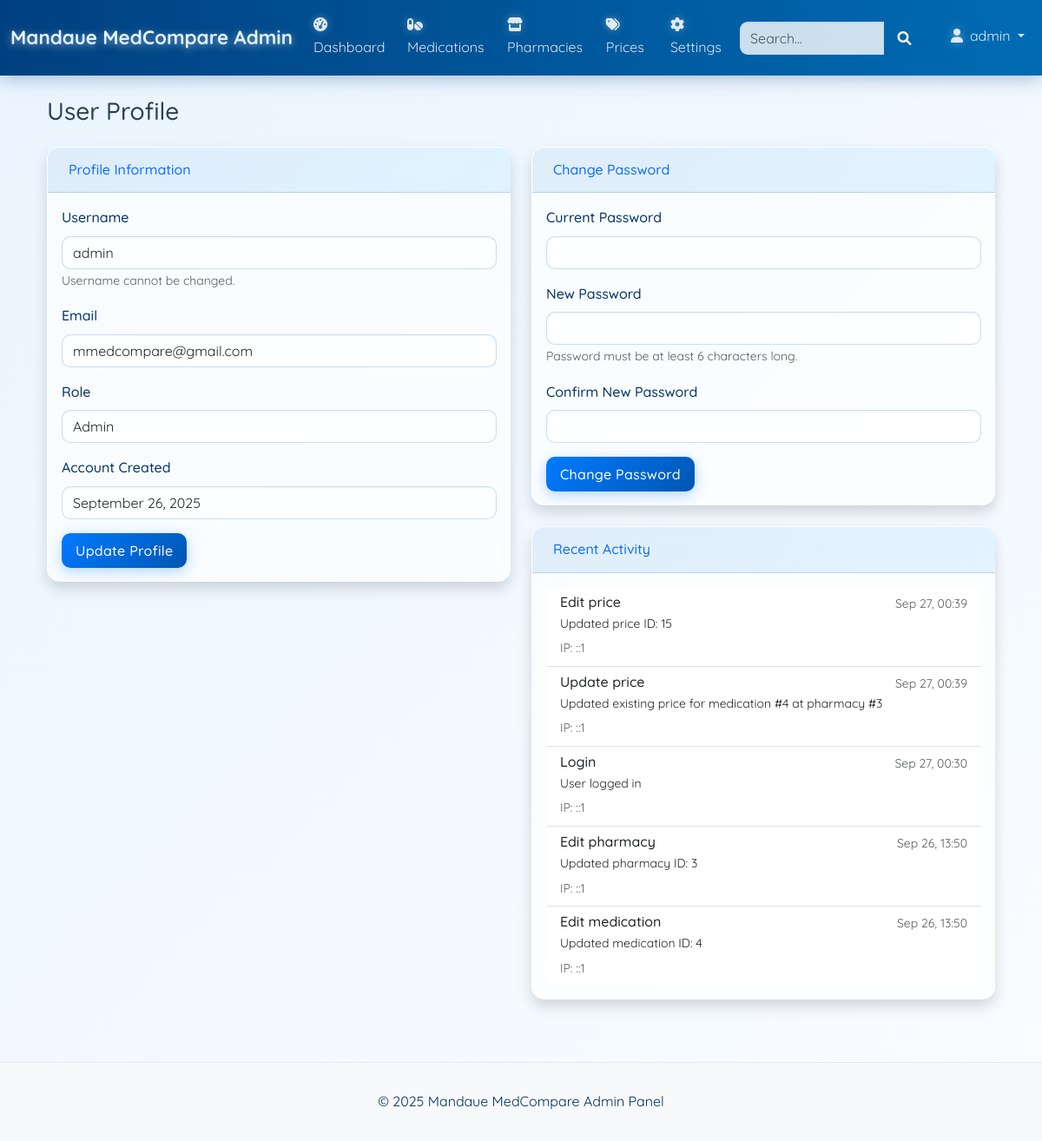
The app's page /admin/profile.php (signed in) with its own data.
### tables this page shows
CREATE TABLE `users` (
  `id` int(11) NOT NULL,
  `username` varchar(50) NOT NULL,
  `password` varchar(255) NOT NULL,
  `email` varchar(100) NOT NULL,
  `role` enum('admin') NOT NULL DEFAULT 'admin',
  `created_at` timestamp NOT NULL DEFAULT current_timestamp(),
  `updated_at` timestamp NOT NULL DEFAULT current_timestamp() ON UPDATE current_timestamp()
);

CREATE TABLE `activity_logs` (
  `id` int(11) NOT NULL,
  `user_id` int(11) NOT NULL,
  `action` varchar(50) NOT NULL,
  `details` text DEFAULT NULL,
  `ip_address` varchar(50) NOT NULL,
  `created_at` timestamp NOT NULL DEFAULT current_timestamp()
);

### includes/db.php (called while the page is built, shortened)
<?php
class Database {
    private $connection;
    private static $instance = null;
    private function __construct() {
        $this->connection = new mysqli(DB_HOST, DB_USER, DB_PASS, DB_NAME);
        $this->connection->set_charset('utf8');
    }
    public static function getInstance() {
        if (self::$instance == null) {
            self::$instance = new Database();
        }
        return self::$instance;
    }
    public function query($sql) {
        return $this->connection->query($sql);
    }
}
?>

### admin/profile.php (the view, shortened to what this page needs)
<?php
include_once 'includes/header.php';
$db = Database::getInstance();
$userId = $_SESSION['admin_id'];
$result = $db->query("SELECT * FROM users WHERE id = $userId");
$user = $result->fetch_assoc();
?>
<div class="container-fluid">
    <h1 class="h3 mb-4 text-gray-800">User Profile</h1>
    <div class="row">
        <div class="col-lg-6">
            <div class="card shadow mb-4">
                <div class="card-header py-3">
                    <h6 class="m-0 font-weight-bold text-primary">Profile Information</h6>
                </div>
                <div class="card-body">
                    <form method="POST" action="">
                        <div class="mb-3">
                            <label for="username" class="form-label">Username</label>
                            <input type="text" class="form-control" id="username" value="<?php echo htmlspecialchars($user['username']); ?>" readonly>
                            <small class="text-muted">Username cannot be changed.</small>
                        </div>
                        <div class="mb-3">
                            <label for="email" class="form-label">Email</label>
                            <input type="email" class="form-control" id="email" name="email" value="<?php echo htmlspecialchars($user['email']); ?>" required>
                        </div>
                        <div class="mb-3">
                            <label for="role" class="form-label">Role</label>
                            <input type="text" class="form-control" id="role" value="<?php echo ucfirst(htmlspecialchars($user['role'])); ?>" readonly>
                        </div>
                        <div class="mb-3">
                            <label class="form-label">Account Created</label>
                            <input type="text" class="form-control" value="<?php echo date('F d, Y', strtotime($user['created_at'])); ?>" readonly>
                        </div>
                        <button type="submit" class="btn btn-primary">Update Profile</button>
                    </form>
                </div>
            </div>
        </div>
        <div class="col-lg-6">
            <div class="card shadow mb-4">
                <div class="card-header py-3">
                    <h6 class="m-0 font-weight-bold text-primary">Change Password</h6>
                </div>
                <div class="card-body">
                    <form method="POST" action="">
                        <div class="mb-3">
                            <label for="current_password" class="form-label">Current Password</label>
                            <input type="password" class="form-control" id="current_password" name="current_password" required>
                        </div>
                        <div class="mb-3">
                            <label for="new_password" class="form-label">New Password</label>
                            <input type="password" class="form-control" id="new_password" name="new_password" required>
                            <small class="text-muted">Password must be at least 6 characters long.</small>
                        </div>
                        <div class="mb-3">
                            <label for="confirm_password" class="form-label">Confirm New Password</label>
                            <input type="password" class="form-control" id="confirm_password" name="confirm_password" required>
                        </div>
                        <button type="submit" class="btn btn-primary">Change Password</button>
                    </form>
                </div>
            </div>
            <div class="card shadow">
                <div class="card-header py-3">
                    <h6 class="m-0 font-weight-bold text-primary">Recent Activity</h6>
                </div>
                <div class="card-body">
                    <?php
                    $activityResult = $db->query("
                        SELECT * FROM activity_logs
                        WHERE user_id = $userId
                        ORDER BY created_at DESC
                        LIMIT 5
                    ");
                    $activities = [];
                    if ($activityResult) {
                        while ($row = $activityResult->fetch_assoc()) {
                            $activities[] = $row;
                        }
                    }
                    ?>
                    <?php if (empty($activities)): ?>
                        <p class="text-center">No recent activity found.</p>
                    <?php else: ?>
                        <ul class="list-group list-group-flush">
                            <?php foreach ($activities as $activity): ?>
                                <li class="list-group-item">
                                    <div class="d-flex w-100 justify-content-between">
                                        <h6 class="mb-1"><?php echo ucfirst(str_replace('_', ' ', $activity['action'])); ?></h6>
                                        <small class="text-muted"><?php echo date('M d, H:i', strtotime($activity['created_at'])); ?></small>
                                    </div>
                                    <?php if (!empty($activity['details'])): ?>
                                        <p class="mb-1 small"><?php echo htmlspecialchars($activity['details']); ?></p>
                                    <?php endif; ?>
                                    <small class="text-muted">IP: <?php echo htmlspecialchars($activity['ip_address']); ?></small>
                                </li>
                            <?php endforeach; ?>
                        </ul>
                    <?php endif; ?>
                </div>
            </div>
        </div>
    </div>
</div>
<?php include_once 'includes/footer.php'; ?>

### assets/css/admin.css (style rules this page uses)
body { background: linear-gradient(135deg, #e9f5ff 0%, #f9fcff 100%); color: #2c3e50; font-family: 'Quicksand', 'Segoe UI', sans-serif; line-height: 1.6; }
.card { border: none; border-radius: 15px; transition: all 0.3s ease; background-color: rgba(255, 255, 255, 0.65); backdrop-filter: blur(10px); -webkit-backdrop-filter: blur(10px); box-shadow: 0 10px 30px rgba(0, 64, 128, 0.1); border-top: 1px solid rgba(255, 255, 255, 0.8); border-left: 1px solid rgba(255, 255, 255, 0.8); overflow: hidden; }
.card-header { background: linear-gradient(135deg, rgba(0, 102, 204, 0.1) 0%, rgba(0, 153, 255, 0.1) 100%); font-weight: 600; color: #003366; border-bottom: 1px solid rgba(0, 102, 204, 0.2); padding: 1rem 1.5rem; }
.btn { border-radius: 10px; padding: 0.5rem 1rem; font-weight: 500; transition: all 0.3s ease; border: none; letter-spacing: 0.3px; }
.btn-primary { background: linear-gradient(135deg, #007bff 0%, #0056b3 100%); box-shadow: 0 4px 15px rgba(0, 123, 255, 0.3); }
.form-control { border-radius: 10px; border: 1px solid rgba(0, 102, 204, 0.2); background-color: rgba(255, 255, 255, 0.8); transition: all 0.3s ease; box-shadow: inset 0 1px 3px rgba(0, 0, 0, 0.05); }
.form-label { font-weight: 500; color: #003366; margin-bottom: 0.5rem; }

### records on screen
users: username "admin", email "mmedcompare@gmail.com", role "Admin", created_at "September 26, 2025"
activity_logs: action "Edit price", created_at "Sep 27, 00:39", details "Updated price ID: 15", ip_address "::1"
activity_logs: action "Update price", created_at "Sep 27, 00:39", details "Updated existing price for medication #4 at pharmacy #3", ip_address "::1"
activity_logs: action "Login", created_at "Sep 27, 00:30", details "User logged in", ip_address "::1"
activity_logs: action "Edit pharmacy", created_at "Sep 26, 13:50", details "Updated pharmacy ID: 3", ip_address "::1"
activity_logs: action "Edit medication", created_at "Sep 26, 13:50", details "Updated medication ID: 4", ip_address "::1"

### other values on screen
APP_NAME "Mandaue MedCompare"
$_SESSION['admin_username'] "admin"
